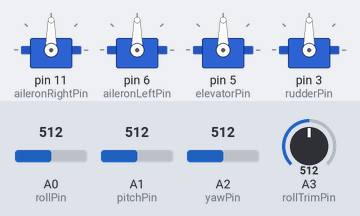
Simulated run of this sketch. Board: Arduino Uno, built with avr-gcc and run on an emulated ATmega328P. On the bench: 4 × servo. Inputs (shaded band) come from the test bench; at power-on: A0 (rollPin) = 512, A1 (pitchPin) = 512, A2 (yawPin) = 512, A3 (rollTrimPin) = 512.

Above: at 1.2 s.
1.3 s: A0 (rollPin) set to 716
At 1.7 s:
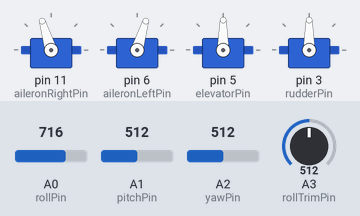
2.8 s: A1 (pitchPin) set to 716
At 4.0 s:
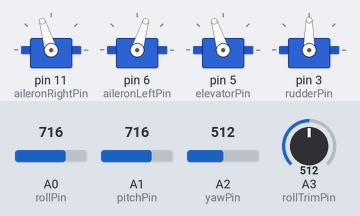
4.3 s: A2 (yawPin) set to 716
At 5.2 s:
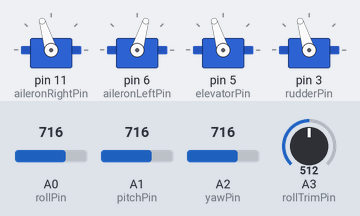
5.8 s: A3 (rollTrimPin) set to 992
At 6.3 s:
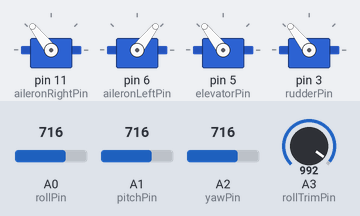
7.3 s: A0 (rollPin) set to 510
At 8.5 s:
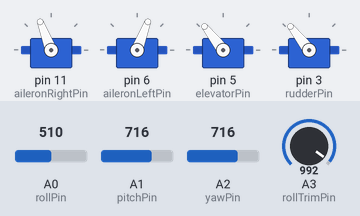
8.8 s: A1 (pitchPin) set to 510
At 9.8 s:
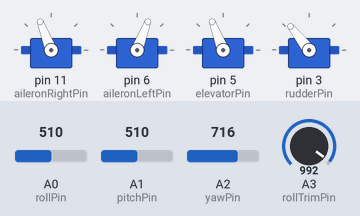
Timing chart, 0 to 11.3 s (numbered marks = the images above; inputs shaded):
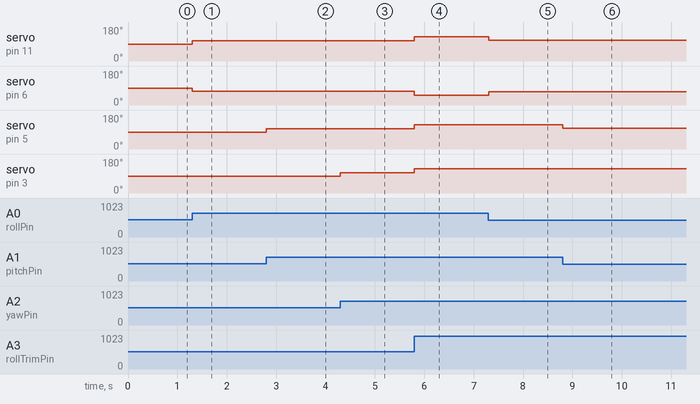

The sketch:

Servo_Bench_Test.ino
```cpp
#include <Servo.h>

Servo aileronRight;
Servo aileronLeft;
Servo elevator;
Servo rudder;

int aileronRightPin = 11;
int aileronLeftPin = 6;
int elevatorPin = 5;
int rudderPin = 3;

int rollPin = A0;
int pitchPin = A1;
int yawPin = A2;

int rollIn;
int pitchIn;
int yawIn;

int rollOut;
int pitchOut;
int yawOut;

int rollTrimPin = A3;
int pitchTrimPin = A4;
int yawTrimPin = A5;

int rollTrim;
int pitchTrim;
int yawTrim;

void setup() {
  // put your setup code here, to run once:

  //servo setup
  pinMode(aileronRightPin,OUTPUT);
  pinMode(aileronLeftPin,OUTPUT);
  pinMode(elevatorPin,OUTPUT);
  pinMode(rudderPin,OUTPUT);

  aileronRight.attach(aileronRightPin,500,2500);
  aileronLeft.attach(aileronLeftPin,500,2500);
  elevator.attach(elevatorPin,500,2500);
  rudder.attach(rudderPin,500,2500);

  //joystick setup
  pinMode(rollPin,INPUT);
  pinMode(pitchPin,INPUT);
  pinMode(yawPin,INPUT);

  //trim knob setup
  pinMode(rollTrimPin,INPUT);
  pinMode(pitchTrimPin,INPUT);
  pinMode(yawTrimPin,INPUT);

}

void loop() {
  // put your main code here, to run repeatedly:

  //gets trim inputs and scales them to fit into trim range (full trim is 50% of full ROM in either direction, so max trim is +/- 23 degrees)
  rollTrim = (analogRead(rollTrimPin)*(46./1023.))-23.;
  pitchTrim = (analogRead(rollTrimPin)*(46./1023.))-23.;
  yawTrim = (analogRead(rollTrimPin)*(46./1023.))-23.;

  //gets joystick inputs
  rollIn = analogRead(rollPin);
  pitchIn = analogRead(pitchPin);
  yawIn = analogRead(yawPin);

  //rounds joystick inputs, accounting for deadzone
  if(rollIn>=500 && rollIn<=520){
    rollIn = 512;
  }
  if(pitchIn>=500 && pitchIn<=520){
    pitchIn = 512;
  }
  if(yawIn>=500 && yawIn<=520){
    yawIn = 512;
  }

  //turns joystick postition into a servo position
  rollOut = (rollIn*(90./1023.)) + 45 + rollTrim;
  pitchOut = (pitchIn*(90./1023.)) + 45 + pitchTrim;
  yawOut = (yawIn*(90./1023.) + 45) + yawTrim;

  //ensures no position is out of range (prevents out of range error from degrees of rotation added from trim)
  if(rollOut>135){
    rollOut = 135;
  }
  if(rollOut<45){
    rollOut = 45;
  }
  if(pitchOut>135){
    pitchOut = 135;
  }
  if(pitchOut<45){
    pitchOut = 45;
  }
  if(yawOut>135){
    yawOut = 135;
  }
  if(yawOut<45){
    yawOut = 45;
  }

  //assigns positions to their respective servos
  aileronRight.write(rollOut);
  aileronLeft.write(180-rollOut);
  elevator.write(pitchOut);
  rudder.write(yawOut);

}
```

Measured:
- after the input at 1.3 s, servo on pin 11 (aileronRightPin): 90° → 107° at once; servo on pin 6 (aileronLeftPin): 90° → 73° at once
- after the input at 2.8 s, servo on pin 5 (elevatorPin): 90° → 107° at once
- after the input at 4.3 s, servo on pin 3 (rudderPin): 90° → 107° at once
- after the input at 5.8 s, servo on pin 11 (aileronRightPin), servo on pin 5 (elevatorPin), servo on pin 3 (rudderPin): 107° → 128° at once; servo on pin 6 (aileronLeftPin): 73° → 52° at once
- after the input at 7.3 s, servo on pin 11 (aileronRightPin): 128° → 111° at once; servo on pin 6 (aileronLeftPin): 52° → 69° at once
- after the input at 8.8 s, servo on pin 5 (elevatorPin): 128° → 111° at once
